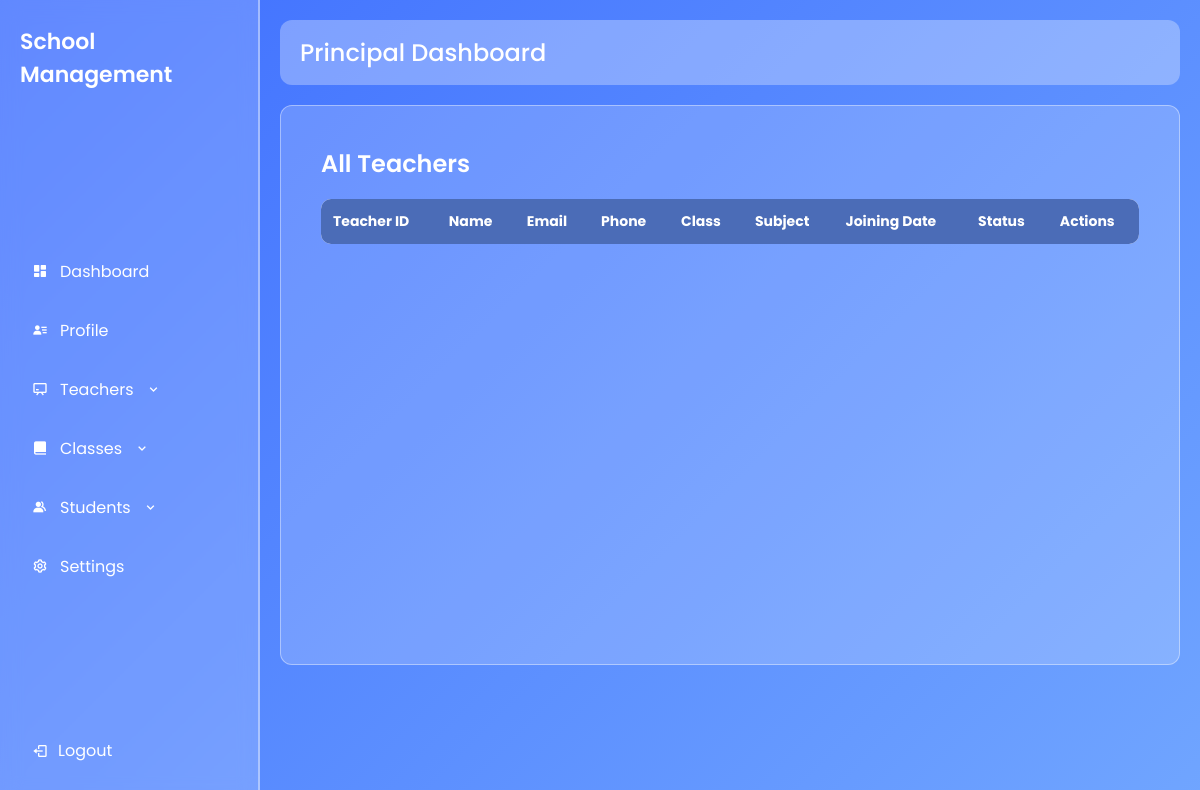
Page /all_teachers/ on the earlier database version.
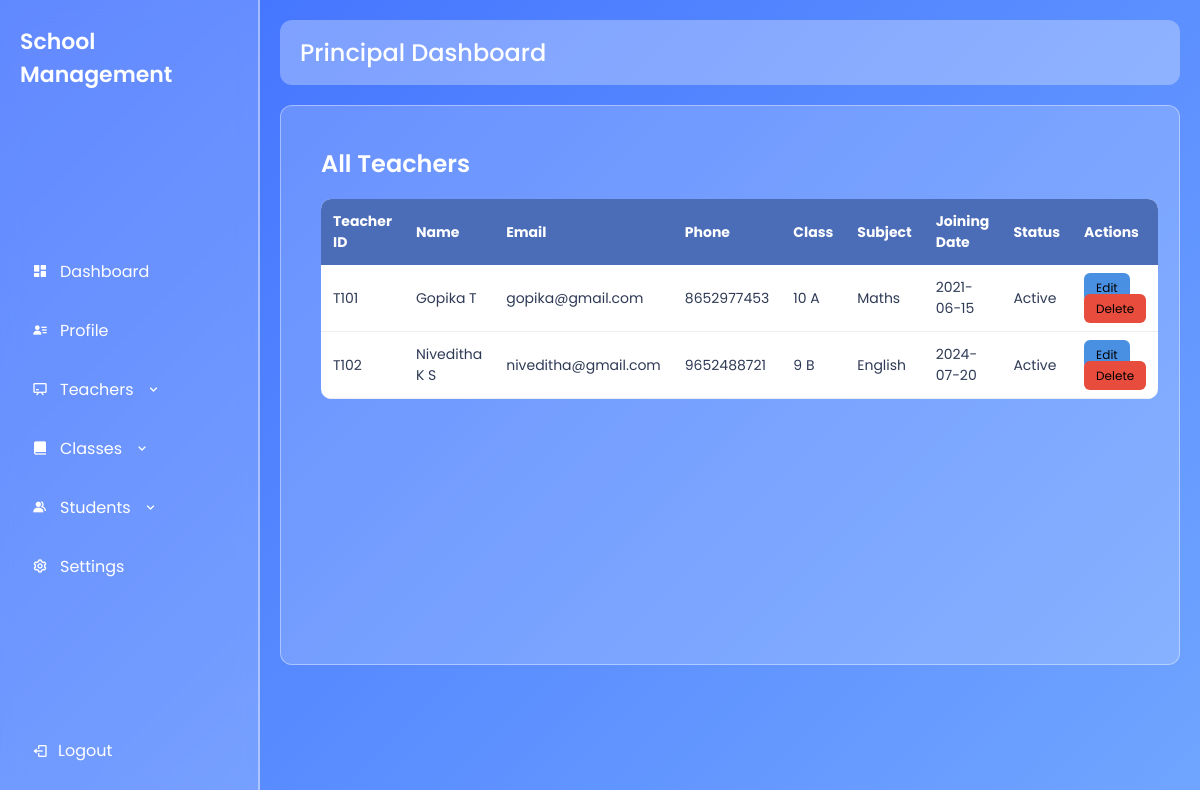
Same page on the later database version.
### dashboard/models.py (models this page shows)
class All_Teacher(models.Model):
    teacher_id = models.CharField(max_length=10,unique=True)
    name = models.CharField(max_length=255)
    Email = models.CharField(max_length=225,unique=True)
    phone_no = models.CharField(max_length=10,unique=True)
    class_assigned = models.CharField(max_length=20)
    subject = models.CharField(max_length=255)
    joining_date = models.CharField(max_length=20)
    status = models.CharField(max_length=30)

### dashboard/views.py (the view)
# urls.py: path('all_teachers/',all_teachers,name='all_teachers'),
def all_teachers(request):
    teachers = All_Teacher.objects.all()   # fetch ALL teachers
    return render(request,"principal/teachers/all_teachers.html" , {"teachers": teachers})

### dashboard/templates/principal/teachers/all_teachers.html
{% extends "principal/principal.html" %}
{% load static %}
{% block extra_css %}
<link rel="stylesheet" href="{% static 'css/principal_dashboard/all_teachers.css' %}?v=2">
{% endblock %}
{% block content %}
<div class="teachers-container">
    <div class="page-header">
        <h2>All Teachers</h2>
    </div>
    <table class="teachers-table">
        <thead>
            <tr>
                <th>Teacher ID</th>
                <th>Name</th>
                <th>Email</th>
                <th>Phone</th>
                <th>Class</th>
                <th>Subject</th>
                <th>Joining Date</th>
                <th>Status</th>
                <th>Actions</th>
            </tr>
        </thead>
        <tbody>
        {% for t in teachers %}
        <tr>
            <td>{{ t.teacher_id }}</td>
            <td>{{ t.name }}</td>
            <td>{{ t.Email }}</td>
            <td>{{ t.phone_no }}</td>
            <td>{{ t.class_assigned }}</td>
            <td>{{ t.subject }}</td>
            <td>{{ t.joining_date }}</td>
            <td>{{ t.status }}</td>
            <td>
                <a href="#" class="edit-btn">Edit</a>
                <a href= '#' class="btn-delete">Delete</a>
            </td>
        </tr>
        {% endfor %}
    </tbody>
    </table>
</div>
{% endblock %}

### dashboard/templates/principal/principal.html (shortened to what this page needs)
{% extends "layout.html" %}
{% load static %}
{% block extra_menu %}
<div class="menu-dropdown">
    <a class="menu-item dropdown-btn">
        <i class='bx bx-chalkboard'></i> Teachers
        <i class='bx bx-chevron-down dropdown-icon'></i>
    </a>
</div>
<div class="menu-dropdown">
    <a class="menu-item dropdown-btn">
        <i class='bx bxs-book-alt'></i> Classes
        <i class='bx bx-chevron-down dropdown-icon'></i>
    </a>
</div>
<div class="menu-dropdown">
    <a class="menu-item dropdown-btn">
        <i class='bx bxs-group'></i> Students
        <i class='bx bx-chevron-down dropdown-icon'></i>
    </a>
</div>
{% endblock %}
{% block page_title %}Principal Dashboard{% endblock %}

### dashboard/templates/layout.html (shortened to what this page needs)
{% load static %}
<!DOCTYPE html>
<html lang="en">
<head>
    <link rel="stylesheet" href="{% static 'css/layout.css' %}?v=2">
    <link rel="stylesheet" href="{% static 'css/principal_dashboard/principal.css' %}">
    {% block extra_css %} {% endblock%}
    <link href="https://unpkg.com/boxicons@2.1.4/css/boxicons.min.css" rel="stylesheet">
</head>
<body>
<div class="dashboard-container">
    <aside class="sidebar">
        <h2 class="school-name">School Management</h2>
        <nav class="menu">
            <a href="#" class="menu-item">
                <i class='bx bxs-dashboard'></i> Dashboard
            </a>
            <a href="#" class="menu-item">
                <i class='bx bxs-user-detail'></i> Profile
            </a>
            {% block extra_menu %}
            {% endblock %}
            <a href="#" class="menu-item"><i class='bx bx-cog'></i> Settings</a>
        </nav>
        <a href="{% url 'login' %}" class="logout">
            <i class='bx bx-log-out'></i> Logout
        </a>
    </aside>
    <main class="main-content">
        <header class="topbar">
            <h2>{% block page_title %}{% endblock %}</h2>
        </header>
        <section class="content-section">
            {% block content %}
            {% endblock %}
        </section>
    </main>
</div>
</body>
</html>

### dashboard/static/css/layout.css (style rules this page uses)
* { margin: 0; padding: 0; box-sizing: border-box; font-family: "Poppins", sans-serif; }
body { background: linear-gradient(135deg, #3f6fff, #70a5ff); height: 100vh; overflow: hidden; }
.dashboard-container { display: flex; height: 100%; }
.sidebar { width: 260px; background: rgba(255, 255, 255, 0.18); backdrop-filter: blur(10px); border-right: 2px solid rgba(255, 255, 255, 0.4); padding: 25px 20px; display: flex; flex-direction: column; justify-content: space-between; }
.school-name { color: #fff; font-size: 22px; font-weight: 600; margin-bottom: 30px; }
.menu-item { display: flex; align-items: center; gap: 12px; padding: 12px; color: #fff; text-decoration: none; margin-bottom: 10px; border-radius: 8px; transition: background 0.3s ease; }
.logout { padding: 12px; display: flex; gap: 10px; align-items: center; color: #fff; text-decoration: none; border-radius: 8px; transition: background 0.3s ease; }
.main-content { flex: 1; padding: 20px; overflow-y: auto; }
.topbar { background: rgba(255, 255, 255, 0.3); padding: 15px 20px; border-radius: 12px; margin-bottom: 20px; }
.topbar h2 { color: #fff; font-weight: 500; }
.content-section { background: rgba(255, 255, 255, 0.18); padding: 20px; border-radius: 12px; min-height: 70vh; color: #fff; border: 1px solid rgba(255, 255, 255, 0.4); }

### dashboard/static/css/principal_dashboard/principal.css (style rules this page uses)
.menu-dropdown { margin-bottom: 10px; }
.dropdown-icon { transition: transform 0.3s ease; }

### dashboard/static/css/principal_dashboard/all_teachers.css (style rules this page uses)
.teachers-container { padding: 20px; }
.page-header { display: flex; justify-content: space-between; align-items: center; margin-bottom: 18px; }
.page-header h2 { font-size: 24px; font-weight: 600; }
.teachers-table { width: 100%; border-collapse: collapse; background: #ffffff; border-radius: 10px; overflow: hidden; }
.teachers-table th { background: #4b6cb7; color: white; padding: 12px; text-align: left; font-size: 14px; }
.teachers-table td { padding: 12px; border-bottom: 1px solid #eee; font-size: 14px; color: #2e3a55; }
.edit-btn { padding: 6px 12px; background: #4A90E2; color: #000; border-radius: 6px; text-decoration: none; font-size: 12px; }
.btn-delete { padding: 6px 12px; background: #E74C3C; color: #000; border-radius: 6px; text-decoration: none; font-size: 12px; }

Differences in the rows shown:
added All_Teacher: teacher_id "T101", name "Gopika T", Email "gopika@gmail.com", phone_no "8652977453", class_assigned "10 A", subject "Maths", joining_date "2021-06-15", status "Active"
added All_Teacher: teacher_id "T102", name "Niveditha K S", Email "niveditha@gmail.com", phone_no "9652488721", class_assigned "9 B", subject "English", joining_date "2024-07-20", status "Active"
